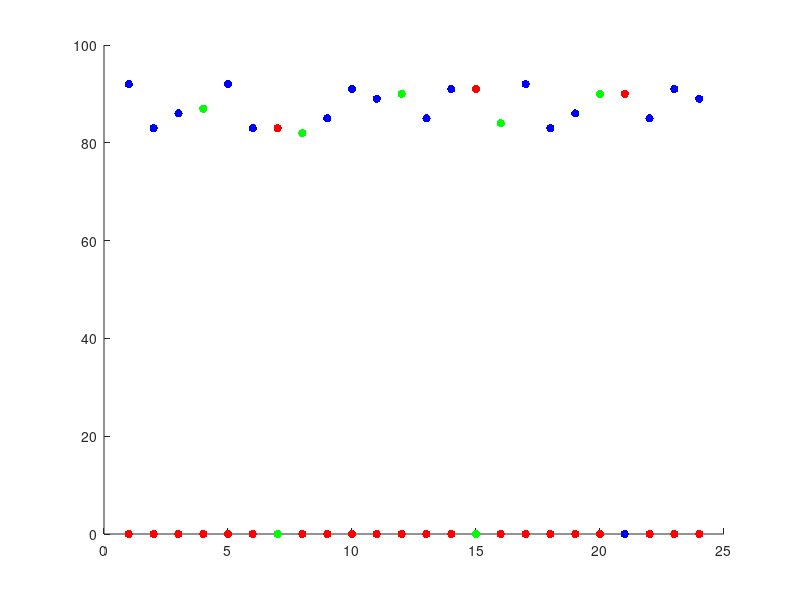

Here is the MATLAB script that generated this plot: (Note: this script raises an error after producing the figure.)
p1	= [92	83	86];

p2	= [85	91	89];

p3	= [92	83	83];

p4	= [85	91	91];

ib = [82 84 87 90];


y = [p1 0 p3 0 p2 0 p4 0 p1 0 0 p2]

figure;
h1 = scatter(1:length(y), y, 'b', 'filled') % No line specifier in the LineSpec => no line
hChildren = get(h1, 'Children');
set(hChildren, 'Markersize', 20)

hold on
ibArr = zeros(1,length(y));
ibArr(4) = ib(3);
ibArr(8) = ib(1);
ibArr(12) = ib(4);
ibArr(16) = ib(2);
ibArr(20) = ib(4);
ibArr(21) = ib(4);
h2 = scatter(1:length(y), ibArr, 'g', 'filled');
hChildren = get(h2, 'Children');
set(hChildren, 'Markersize', 20);

hold on
devArr = zeros(1,length(y));
devArr(7) = y(7);
devArr(15) = y(15);
devArr(17) = ibArr(17);
devArr(21) = ib(4);
h3 = scatter(1:length(y), devArr, 'r', 'filled');
hChildren = get(h3, 'Children');
set(hChildren, 'Markersize', 20);



hx = graph2d.constantline(3.5, 'LineStyle',':', 'Color',[.7 .7 .7], 'LineWidth', 2);
changedependvar(hx,'x');
hx = graph2d.constantline(4.5, 'LineStyle',':', 'Color',[.7 .7 .7], 'LineWidth', 2);
changedependvar(hx,'x');
hx = graph2d.constantline(7.5, 'LineStyle',':', 'Color',[.7 .7 .7], 'LineWidth', 2);
changedependvar(hx,'x');
hx = graph2d.constantline(8.5, 'LineStyle',':', 'Color',[.7 .7 .7],'LineWidth', 2);
changedependvar(hx,'x');
hx = graph2d.constantline(11.5, 'LineStyle',':', 'Color',[.7 .7 .7], 'LineWidth', 2);
changedependvar(hx,'x');
hx = graph2d.constantline(12.5, 'LineStyle',':', 'Color',[.7 .7 .7], 'LineWidth', 2);
changedependvar(hx,'x');
hx = graph2d.constantline(15.5, 'LineStyle',':', 'Color',[.7 .7 .7],'LineWidth', 2);
changedependvar(hx,'x');
hx = graph2d.constantline(16.5, 'LineStyle',':', 'Color',[.7 .7 .7], 'LineWidth', 2);
changedependvar(hx,'x');
hx = graph2d.constantline(19.5, 'LineStyle',':', 'Color',[.7 .7 .7], 'LineWidth', 2);
changedependvar(hx,'x');
hx = graph2d.constantline(21.5, 'LineStyle',':', 'Color',[.7 .7 .7], 'LineWidth', 2);
changedependvar(hx,'x');


% axis([0 25 50 70])
axis([0 26 80 93])
set(gca,'XTick', (1:length(y)));
xlabel('Time (250ms)');
set(gca, 'YTick', min(y)-1:max(y)+3);
ylabel('Pitch (MIDI)');
title('Patterns with Roving IB');

legend('standard pattern', 'IB', 'deviant', 'Location', 'SouthEastOutside')
